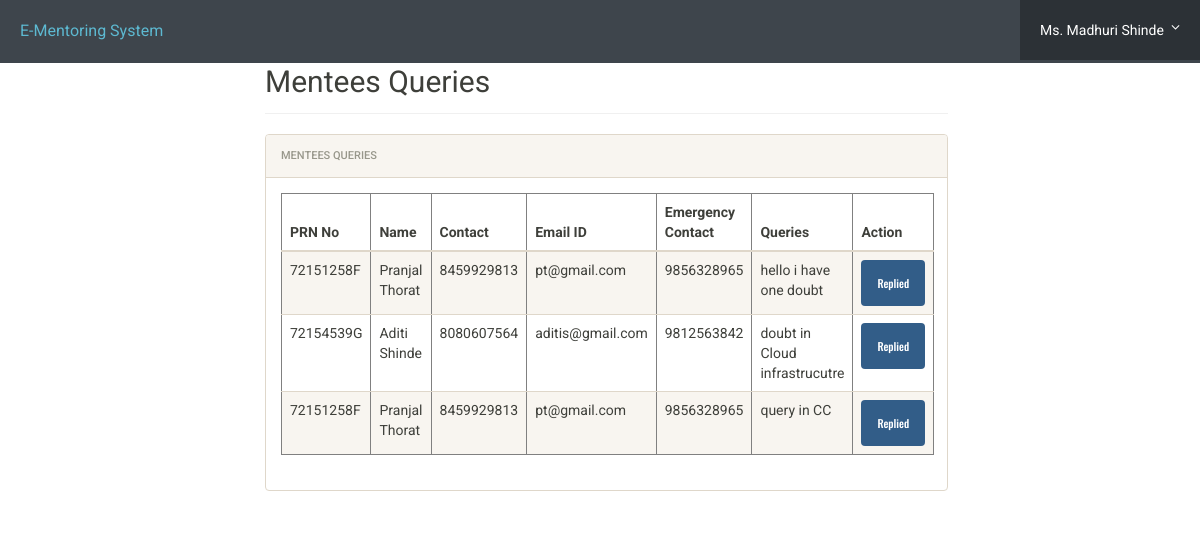
Page /admin/query/mentees_queries.php (signed in) on the committed database.
### tables this page shows
CREATE TABLE `mentors` (
  `id` int(11) NOT NULL,
  `email` varchar(50) NOT NULL,
  `password` varchar(8) NOT NULL,
  `year` text NOT NULL,
  `mentor_name` varchar(30) NOT NULL,
  `divs` varchar(12) NOT NULL,
  `posting_date` timestamp NOT NULL DEFAULT current_timestamp(),
  `domain` varchar(100) NOT NULL,
  `assignedstudents` int(11) DEFAULT 0
);

CREATE TABLE `help` (
  `id` int(11) NOT NULL,
  `prnno` text NOT NULL,
  `firstName` text NOT NULL,
  `lastName` text NOT NULL,
  `contactno` varchar(20) DEFAULT NULL,
  `emailid` varchar(50) NOT NULL,
  `egycontactno` varchar(20) DEFAULT NULL,
  `ques` text NOT NULL,
  `isResponded` int(11) DEFAULT NULL,
  `mentor_id` int(11) DEFAULT NULL
);

### admin/query/mentees_queries.php (the view, shortened to what this page needs)
<?php
include('../includes/config.php');
$query = "SELECT DISTINCT h.*
FROM help h
JOIN userregistration u ON h.mentor_id = u.mentor_id
WHERE u.mentor_id = ?";
$stmt = $mysqli->prepare($query);
$stmt->bind_param('i', $_SESSION['id']);
$stmt->execute();
$result = $stmt->get_result();
$rows = $result->fetch_all(MYSQLI_ASSOC);
?>
<!doctype html>
<html lang="en" class="no-js">
<head>
    <link rel="stylesheet" href="css/font-awesome.min.css">
    <link rel="stylesheet" href="css/bootstrap.min.css">
    <link rel="stylesheet" href="css/dataTables.bootstrap.min.css">
    <link rel="stylesheet" href="css/bootstrap-social.css">
    <link rel="stylesheet" href="css/bootstrap-select.css">
    <link rel="stylesheet" href="css/fileinput.min.css">
    <link rel="stylesheet" href="css/awesome-bootstrap-checkbox.css">
    <link rel="stylesheet" href="css/style.css">
</head>
<body>
    <?php include('../../mentor/mentor_query_header.php'); ?>
    <div class="ts-main-content">
        <div class="content-wrapper">
            <div class="container-fluid">
                <div class="row">
                    <div class="col-md-12 main-content">
                        <h2 class="page-title">Mentees Queries</h2>
                        <div class="row">
                            <div class="col-md-12">
                                <div class="panel panel-default">
                                    <div class="panel-heading">Mentees Queries</div>
                                    <div class="panel-body">
                                        <table class="table table-striped" border="1">
                                            <thead>
                                                <tr>
                                                    <th>PRN No</th>
                                                    <th>Name</th>
                                                    <th>Contact</th>
                                                    <th>Email ID</th>
                                                    <th>Emergency Contact</th>
                                                    <th>Queries</th>
                                                    <th>Action</th>
                                                </tr>
                                            </thead>
                                            <tbody>
                                                <?php
                                                if (count($rows) > 0) {
                                                    foreach ($rows as $row) {
                                                        echo "<tr>";
                                                        echo "<td>" . $row['prnno'] . "</td>";
                                                        echo "<td>" . $row['firstName'] . " " . $row['lastName'] . "</td>";
                                                        echo "<td>" . $row['contactno'] . "</td>";
                                                        echo "<td>" . $row['emailid'] . "</td>";
                                                        echo "<td>" . $row['egycontactno'] . "</td>";
                                                        echo "<td>" . $row['ques'] . "</td>";
                                                        $actionButton = $row['isResponded'] ? "Replied" : "Reply";
                                                        echo "<td><button class='btn btn-primary btn-reply' data-toggle='modal' data-target='#emailModal' data-email='" . $row['emailid'] . "' data-name='" . $row['firstName'] . " " . $row['lastName'] . "' data-help-id='" . $row['id']  . "'>$actionButton</button></td>";
                                                        echo "</tr>";
                                                    }
                                                } else {
                                                    echo "<tr><td colspan='7'>No data found</td></tr>";
                                                }
                                                ?>
                                            </tbody>
                                        </table>
                                    </div>
                                </div>
                            </div>
                        </div>
                    </div>
                </div>
            </div>
        </div>
    </div>
</body>
</html>

### mentor/mentor_query_header.php (shortened to what this page needs)
	<?php
include('../../includes/config.php');
if(isset($_SESSION['id'])) {
    $mentor_id = $_SESSION['id'];
    $query = "SELECT mentor_name  FROM mentors WHERE id = ?";
    $stmt = $mysqli->prepare($query);
    $stmt->bind_param('i', $mentor_id);
    $stmt->execute();
    $stmt->bind_result($mentor_name);
} else {
    $mentor_name = "";
}
?>
<div class="brand clearfix">
    <a href="#" class="logo" style="font-size:16px;">E-Mentoring System</a>
    <?php if(isset($_SESSION['id'])): ?>
        <ul class="ts-profile-nav">
            <li class="ts-account">
                <a href="#">
                    <?php echo $mentor_name; ?> <i class="fa fa-angle-down hidden-side"></i>
                </a>
            </li>
        </ul>
    <?php endif; ?>
</div>

### admin/query/css/style.css (style rules this page uses)
html { font-size: 14px; }
@media only screen and (min-width: 480px) { html { font-size: 17px; } }
@media only screen and (min-width: 768px) { html { font-size: 14px; } }
body { font-size: 1em; }
a { color: #37a6c4; }
.btn { font-family: 'Oswald', sans-serif; }
.panel { overflow: hidden; }
ul, li { margin: 0; padding: 0; list-style: none; }
.btn { text-transform: none; }
.page-title { padding-bottom: 15px; margin-bottom: 20px; border-bottom: 1px solid #f0f0f0; }
.brand { background: #3e454c; position: relative; z-index: 3; position: fixed; width: 100%; top: 0; }
.brand .logo { box-sizing: border-box; padding: 20px; float: left; display: block; width: 200px; }
@media only screen and (min-width: 992px) { .brand .logo { width: 250px; } }
.brand .ts-profile-nav { float: right; display: none; }
.brand .ts-profile-nav li { float: left; position: relative; }
.brand .ts-profile-nav li a { display: block; padding: 20px; color: #fff; }
.brand .ts-profile-nav .ts-account .fa-angle-down { float: right; }
.brand .ts-profile-nav .ts-account > a { width: 180px; background: #2c3136; }
@media only screen and (min-width: 992px) { .brand .ts-profile-nav { display: block; } }
.ts-main-content .content-wrapper { padding-top: 15px; margin-top: 10px; }
@media only screen and (min-width: 992px) { .ts-main-content .content-wrapper { margin-left: 250px; } }

### admin/query/mentees_queries.php (style rules this page uses)
body { margin-top: 30px; }
.main-content { float: left; width: 75%; }

### rows in the picture
mentors: mentor_name "Ms. Madhuri Shinde"
help: prnno "72151258F", firstName "Pranjal", lastName "Thorat", contactno "8459929813", emailid "pt@gmail.com", egycontactno "9856328965", ques "hello i have one doubt", isResponded "Replied"
help: prnno "72154539G", firstName "Aditi", lastName "Shinde", contactno "8080607564", emailid "aditis@gmail.com", egycontactno "9812563842", ques "doubt in Cloud infrastrucutre", isResponded "Replied"
help: prnno "72151258F", firstName "Pranjal", lastName "Thorat", contactno "8459929813", emailid "pt@gmail.com", egycontactno "9856328965", ques "query in CC", isResponded "Replied"
